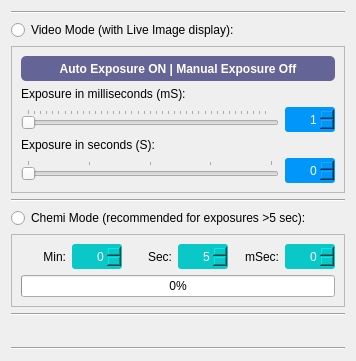
            <widget class="QWidget" name="toolExposure">
             <property name="geometry">
              <rect>
               <x>0</x>
               <y>0</y>
               <width>356</width>
               <height>361</height>
              </rect>
             </property>
             <property name="styleSheet">
              <string notr="true">QDockWidget{background-color : rgb(0, 100, 150);
						color:rgb(255, 255, 255)}</string>
             </property>
             <attribute name="label">
              <string>Exposure</string>
             </attribute>
             <layout class="QVBoxLayout" name="verticalLayout_3">
              <item>
               <widget class="Line" name="line_7">
                <property name="orientation">
                 <enum>Qt::Horizontal</enum>
                </property>
               </widget>
              </item>
              <item>
               <widget class="QRadioButton" name="radioVideoMode">
                <property name="text">
                 <string>Video Mode (with Live Image display):</string>
                </property>
               </widget>
              </item>
              <item>
               <widget class="QFrame" name="frameVideoMode">
                <property name="frameShape">
                 <enum>QFrame::StyledPanel</enum>
                </property>
                <property name="frameShadow">
                 <enum>QFrame::Raised</enum>
                </property>
                <layout class="QVBoxLayout" name="verticalLayout">
                 <item>
                  <widget class="QPushButton" name="buttonAutoExposure">
                   <property name="minimumSize">
                    <size>
                     <width>0</width>
                     <height>25</height>
                    </size>
                   </property>
                   <property name="toolTip">
                    <string>Camera will try to find an optimal exposure automaticallhy</string>
                   </property>
                   <property name="toolTipDuration">
                    <number>2</number>
                   </property>
                   <property name="statusTip">
                    <string>Automatic Exposure</string>
                   </property>
                   <property name="whatsThis">
                    <string/>
                   </property>
                   <property name="styleSheet">
                    <string notr="true">QPushButton{	
background-color :rgb(100, 100, 150);
color:rgb(255, 255, 255);
font: 10pt &quot;Segoe UI&quot;;
font: bold;
border-radius: 5px;
}

QPushButton::pressed{
background-color :rgb(85, 170, 255);
}

QPushButton::checked{
background-color :rgb(0, 170, 255);
}</string>
                   </property>
                   <property name="text">
                    <string>Auto Exposure ON | Manual Exposure Off</string>
                   </property>
                   <property name="checkable">
                    <bool>true</bool>
                   </property>
                  </widget>
                 </item>
                 <item>
                  <widget class="QLabel" name="label_39">
                   <property name="text">
                    <string>Exposure in milliseconds (mS):</string>
                   </property>
                   <property name="buddy">
                    <cstring>sliderExposureMilliSec</cstring>
                   </property>
                  </widget>
                 </item>
                 <item>
                  <layout class="QHBoxLayout" name="horizontalLayout_68">
                   <item>
                    <widget class="QSlider" name="sliderExposureMilliSec">
                     <property name="mouseTracking">
                      <bool>true</bool>
                     </property>
                     <property name="minimum">
                      <number>1</number>
                     </property>
                     <property name="maximum">
                      <number>999</number>
                     </property>
                     <property name="pageStep">
                      <number>1</number>
                     </property>
                     <property name="orientation">
                      <enum>Qt::Horizontal</enum>
                     </property>
                     <property name="invertedControls">
                      <bool>false</bool>
                     </property>
                     <property name="tickPosition">
                      <enum>QSlider::TicksAbove</enum>
                     </property>
                     <property name="tickInterval">
                      <number>25</number>
                     </property>
                    </widget>
                   </item>
                   <item>
                    <widget class="QSpinBox" name="spinExposureMilliSec">
                     <property name="minimumSize">
                      <size>
                       <width>50</width>
                       <height>25</height>
                      </size>
                     </property>
                     <property name="maximumSize">
                      <size>
                       <width>50</width>
                       <height>16777215</height>
                      </size>
                     </property>
                     <property name="layoutDirection">
                      <enum>Qt::LeftToRight</enum>
                     </property>
                     <property name="styleSheet">
                      <string notr="true">QSpinBox{	
background-color : rgb(0, 150, 250);
color:rgb(255, 255, 255);
font: 10pt &quot;Segoe UI&quot;;
border-radius: 3px;
}</string>
                     </property>
                     <property name="alignment">
                      <set>Qt::AlignRight|Qt::AlignTrailing|Qt::AlignVCenter</set>
                     </property>
                     <property name="readOnly">
                      <bool>false</bool>
                     </property>
                     <property name="minimum">
                      <number>1</number>
                     </property>
                     <property name="maximum">
                      <number>999</number>
                     </property>
                     <property name="singleStep">
                      <number>10</number>
                     </property>
                     <property name="value">
                      <number>1</number>
                     </property>
                    </widget>
                   </item>
                  </layout>
                 </item>
                 <item>
                  <widget class="QLabel" name="label_40">
                   <property name="text">
                    <string>Exposure in seconds (S):</string>
                   </property>
                   <property name="buddy">
                    <cstring>sliderExposureSec</cstring>
                   </property>
                  </widget>
                 </item>
                 <item>
                  <layout class="QHBoxLayout" name="horizontalLayout_69">
                   <item>
                    <widget class="QSlider" name="sliderExposureSec">
                     <property name="mouseTracking">
                      <bool>true</bool>
                     </property>
                     <property name="minimum">
                      <number>0</number>
                     </property>
                     <property name="maximum">
                      <number>4</number>
                     </property>
                     <property name="pageStep">
                      <number>1</number>
                     </property>
                     <property name="orientation">
                      <enum>Qt::Horizontal</enum>
                     </property>
                     <property name="invertedControls">
                      <bool>false</bool>
                     </property>
                     <property name="tickPosition">
                      <enum>QSlider::TicksAbove</enum>
                     </property>
                     <property name="tickInterval">
                      <number>1</number>
                     </property>
                    </widget>
                   </item>
                   <item>
                    <widget class="QSpinBox" name="spinExposureSec">
                     <property name="minimumSize">
                      <size>
                       <width>50</width>
                       <height>25</height>
                      </size>
                     </property>
                     <property name="maximumSize">
                      <size>
                       <width>50</width>
                       <height>16777215</height>
                      </size>
                     </property>
                     <property name="layoutDirection">
                      <enum>Qt::LeftToRight</enum>
                     </property>
                     <property name="styleSheet">
                      <string notr="true">QSpinBox{	
background-color : rgb(0, 150, 250);
color:rgb(255, 255, 255);
font: 10pt &quot;Segoe UI&quot;;
border-radius: 3px;
}</string>
                     </property>
                     <property name="alignment">
                      <set>Qt::AlignRight|Qt::AlignTrailing|Qt::AlignVCenter</set>
                     </property>
                     <property name="readOnly">
                      <bool>false</bool>
                     </property>
                     <property name="minimum">
                      <number>0</number>
                     </property>
                     <property name="maximum">
                      <number>4</number>
                     </property>
                     <property name="singleStep">
                      <number>1</number>
                     </property>
                     <property name="value">
                      <number>0</number>
                     </property>
                    </widget>
                   </item>
                  </layout>
                 </item>
                </layout>
               </widget>
              </item>
              <item>
               <widget class="Line" name="line_5">
                <property name="orientation">
                 <enum>Qt::Horizontal</enum>
                </property>
               </widget>
              </item>
              <item>
               <widget class="QRadioButton" name="radioChemiMode">
                <property name="text">
                 <string>Chemi Mode (recommended for exposures &gt;5 sec):</string>
                </property>
               </widget>
              </item>
              <item>
               <widget class="QFrame" name="frameChemiMode">
                <property name="frameShape">
                 <enum>QFrame::StyledPanel</enum>
                </property>
                <property name="frameShadow">
                 <enum>QFrame::Raised</enum>
                </property>
                <layout class="QVBoxLayout" name="verticalLayout_14">
                 <item>
                  <layout class="QHBoxLayout" name="horizontalLayout_26">
                   <item>
                    <layout class="QHBoxLayout" name="horizontalLayout_25">
                     <item>
                      <widget class="QLabel" name="label_48">
                       <property name="text">
                        <string>Min:</string>
                       </property>
                       <property name="alignment">
                        <set>Qt::AlignRight|Qt::AlignTrailing|Qt::AlignVCenter</set>
                       </property>
                      </widget>
                     </item>
                     <item>
                      <widget class="QSpinBox" name="spinLongExposureMin">
                       <property name="minimumSize">
                        <size>
                         <width>50</width>
                         <height>25</height>
                        </size>
                       </property>
                       <property name="maximumSize">
                        <size>
                         <width>50</width>
                         <height>16777215</height>
                        </size>
                       </property>
                       <property name="layoutDirection">
                        <enum>Qt::LeftToRight</enum>
                       </property>
                       <property name="styleSheet">
                        <string notr="true">QSpinBox{	
background-color : rgb(10, 200, 200);
color:rgb(255, 255, 255);
font: 10pt &quot;Segoe UI&quot;;
border-radius: 3px;
}</string>
                       </property>
                       <property name="alignment">
                        <set>Qt::AlignRight|Qt::AlignTrailing|Qt::AlignVCenter</set>
                       </property>
                       <property name="readOnly">
                        <bool>false</bool>
                       </property>
                       <property name="minimum">
                        <number>0</number>
                       </property>
                       <property name="maximum">
                        <number>59</number>
                       </property>
                       <property name="singleStep">
                        <number>1</number>
                       </property>
                       <property name="value">
                        <number>0</number>
                       </property>
                      </widget>
                     </item>
                    </layout>
                   </item>
                   <item>
                    <layout class="QHBoxLayout" name="horizontalLayout_22">
                     <item>
                      <widget class="QLabel" name="label_50">
                       <property name="text">
                        <string>Sec:</string>
                       </property>
                       <property name="alignment">
                        <set>Qt::AlignRight|Qt::AlignTrailing|Qt::AlignVCenter</set>
                       </property>
                      </widget>
                     </item>
                     <item>
                      <widget class="QSpinBox" name="spinLongExposureSec">
                       <property name="minimumSize">
                        <size>
                         <width>50</width>
                         <height>25</height>
                        </size>
                       </property>
                       <property name="maximumSize">
                        <size>
                         <width>50</width>
                         <height>16777215</height>
                        </size>
                       </property>
                       <property name="layoutDirection">
                        <enum>Qt::LeftToRight</enum>
                       </property>
                       <property name="styleSheet">
                        <string notr="true">QSpinBox{	
background-color : rgb(10, 200, 200);
color:rgb(255, 255, 255);
font: 10pt &quot;Segoe UI&quot;;
border-radius: 3px;
}</string>
                       </property>
                       <property name="alignment">
                        <set>Qt::AlignRight|Qt::AlignTrailing|Qt::AlignVCenter</set>
                       </property>
                       <property name="readOnly">
                        <bool>false</bool>
                       </property>
                       <property name="minimum">
                        <number>5</number>
                       </property>
                       <property name="maximum">
                        <number>59</number>
                       </property>
                       <property name="singleStep">
                        <number>1</number>
                       </property>
                       <property name="value">
                        <number>5</number>
                       </property>
                      </widget>
                     </item>
                    </layout>
                   </item>
                   <item>
                    <layout class="QHBoxLayout" name="horizontalLayout_16">
                     <item>
                      <widget class="QLabel" name="label_51">
                       <property name="text">
                        <string>mSec:</string>
                       </property>
                       <property name="alignment">
                        <set>Qt::AlignRight|Qt::AlignTrailing|Qt::AlignVCenter</set>
                       </property>
                      </widget>
                     </item>
                     <item>
                      <widget class="QSpinBox" name="spinLongExposureMilliSec">
                       <property name="minimumSize">
                        <size>
                         <width>50</width>
                         <height>25</height>
                        </size>
                       </property>
                       <property name="maximumSize">
                        <size>
                         <width>50</width>
                         <height>16777215</height>
                        </size>
                       </property>
                       <property name="layoutDirection">
                        <enum>Qt::LeftToRight</enum>
                       </property>
                       <property name="styleSheet">
                        <string notr="true">QSpinBox{	
background-color : rgb(10, 200, 200);
color:rgb(255, 255, 255);
font: 10pt &quot;Segoe UI&quot;;
border-radius: 3px;
}</string>
                       </property>
                       <property name="alignment">
                        <set>Qt::AlignRight|Qt::AlignTrailing|Qt::AlignVCenter</set>
                       </property>
                       <property name="readOnly">
                        <bool>false</bool>
                       </property>
                       <property name="minimum">
                        <number>0</number>
                       </property>
                       <property name="maximum">
                        <number>999</number>
                       </property>
                       <property name="singleStep">
                        <number>1</number>
                       </property>
                       <property name="value">
                        <number>0</number>
                       </property>
                      </widget>
                     </item>
                    </layout>
                   </item>
                  </layout>
                 </item>
                 <item>
                  <widget class="QProgressBar" name="progressExposureTime">
                   <property name="value">
                    <number>0</number>
                   </property>
                   <property name="textVisible">
                    <bool>true</bool>
                   </property>
                   <property name="orientation">
                    <enum>Qt::Horizontal</enum>
                   </property>
                   <property name="invertedAppearance">
                    <bool>false</bool>
                   </property>
                   <property name="format">
                    <string>%p%</string>
                   </property>
                  </widget>
                 </item>
                </layout>
               </widget>
              </item>
              <item>
               <widget class="Line" name="line_30">
                <property name="orientation">
                 <enum>Qt::Horizontal</enum>
                </property>
               </widget>
              </item>
              <item>
               <spacer name="verticalSpacer_3">
                <property name="orientation">
                 <enum>Qt::Vertical</enum>
                </property>
                <property name="sizeHint" stdset="0">
                 <size>
                  <width>20</width>
                  <height>102</height>
                 </size>
                </property>
               </spacer>
              </item>
              <item>
               <widget class="Line" name="line_28">
                <property name="orientation">
                 <enum>Qt::Horizontal</enum>
                </property>
               </widget>
              </item>
             </layout>
            </widget>
